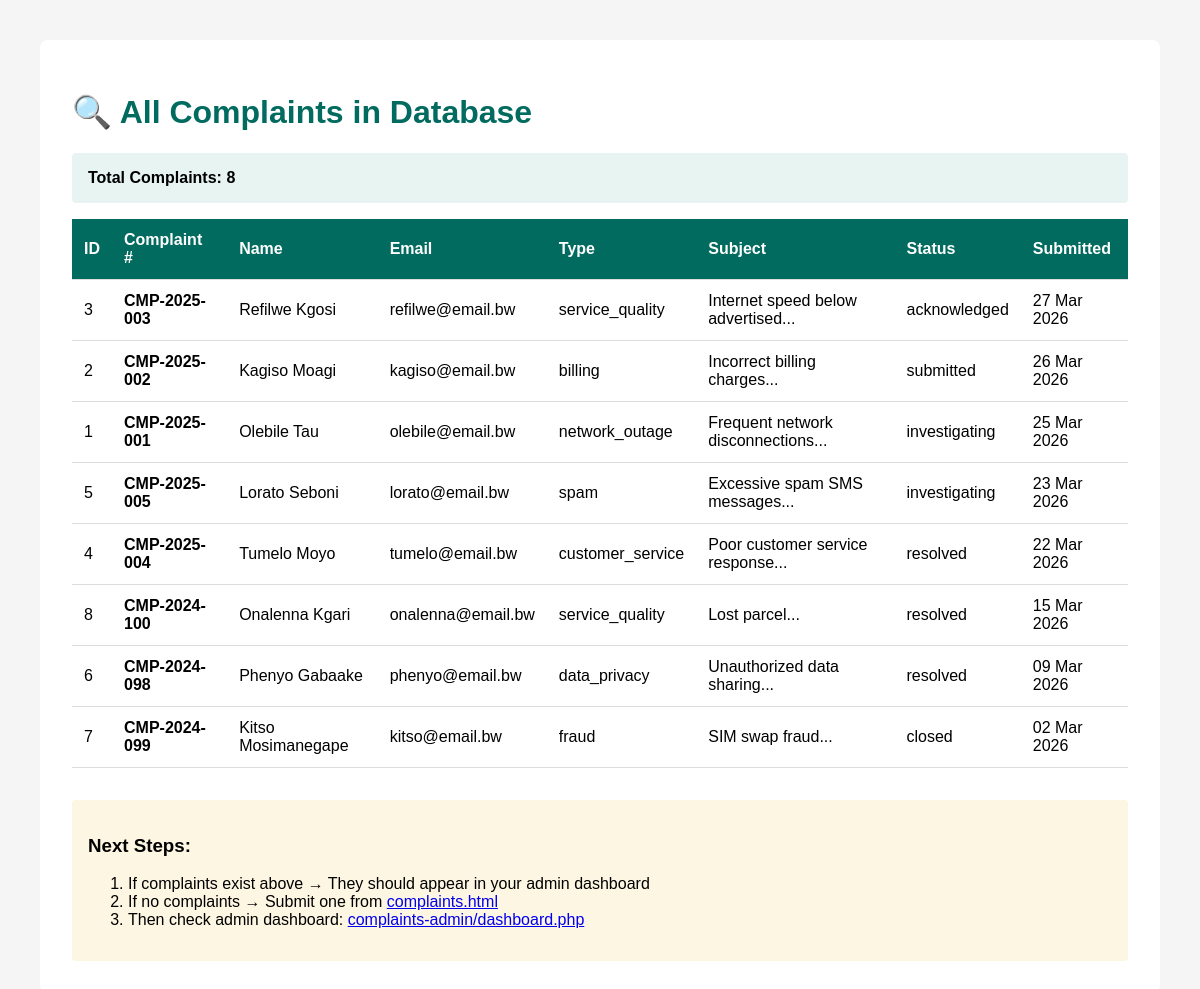
Screenshot of /test-complaints.php with the database file from the repository.
### tables this page shows
CREATE TABLE complaints (
    id INT AUTO_INCREMENT PRIMARY KEY,
    complaint_number VARCHAR(50) NOT NULL UNIQUE,
    complainant_name VARCHAR(255) NOT NULL,
    complainant_email VARCHAR(255) NOT NULL,
    complainant_phone VARCHAR(50) NOT NULL,
    complaint_type ENUM('service_quality', 'billing', 'network_outage', 'customer_service', 'fraud', 'spam', 'data_privacy', 'other') NOT NULL,
    service_provider VARCHAR(255),
    sector ENUM('telecommunications', 'broadcasting', 'postal', 'internet') NOT NULL,
    priority ENUM('low', 'medium', 'high', 'critical') DEFAULT 'medium',
    status ENUM('submitted', 'acknowledged', 'investigating', 'pending_info', 'resolved', 'closed', 'escalated') DEFAULT 'submitted',
    subject VARCHAR(500) NOT NULL,
    description TEXT NOT NULL,
    desired_outcome TEXT,
    evidence_files JSON,
    assigned_to INT NULL,
    resolution TEXT,
    resolution_date TIMESTAMP NULL,
    feedback_rating INT,
    feedback_comment TEXT,
    submitted_at TIMESTAMP DEFAULT CURRENT_TIMESTAMP,
    acknowledged_at TIMESTAMP NULL,
    created_at TIMESTAMP DEFAULT CURRENT_TIMESTAMP,
    updated_at TIMESTAMP DEFAULT CURRENT_TIMESTAMP ON UPDATE CURRENT_TIMESTAMP,
    FOREIGN KEY (assigned_to) REFERENCES users(id) ON DELETE SET NULL,
    INDEX idx_status (status),
    INDEX idx_complaint_type (complaint_type),
    INDEX idx_priority (priority),
    INDEX idx_sector (sector),
    INDEX idx_submitted (submitted_at)
);

### backend/config.php (called while the page is built, shortened)
<?php
function getDB() {
    static $pdo = null;
    if ($pdo === null) {
        try {
            $pdo = new PDO(
                "mysql:host=" . DB_HOST . ";dbname=" . DB_NAME . ";charset=utf8mb4",
                DB_USER,
                DB_PASS,
                [
                    PDO::ATTR_ERRMODE => PDO::ERRMODE_EXCEPTION,
                    PDO::ATTR_DEFAULT_FETCH_MODE => PDO::FETCH_ASSOC,
                    PDO::ATTR_EMULATE_PREPARES => false
                ]
            );
        } catch (PDOException $e) {
            die("Database connection failed: " . $e->getMessage());
        }
    }
    return $pdo;
}
function dbQuery($sql, $params = []) {
    $pdo = getDB();
    $stmt = $pdo->prepare($sql);
    $stmt->execute($params);
    return $stmt->fetchAll();
}

### test-complaints.php (the view, shortened to what this page needs)
<?php
require_once __DIR__ . '/backend/config.php';
$sql = "SELECT * FROM complaints ORDER BY submitted_at DESC";
$complaints = dbQuery($sql);
?>
<!DOCTYPE html>
<html>
<head>
</head>
<body>
    <div class="container">
        <h1>🔍 All Complaints in Database</h1>
        <div class="count">Total Complaints: <strong><?php echo count($complaints); ?></strong></div>
        <?php if (count($complaints) > 0): ?>
            <table>
                <tr>
                    <th>ID</th>
                    <th>Complaint #</th>
                    <th>Name</th>
                    <th>Email</th>
                    <th>Type</th>
                    <th>Subject</th>
                    <th>Status</th>
                    <th>Submitted</th>
                </tr>
                <?php foreach ($complaints as $c): ?>
                    <tr>
                        <td><?php echo $c['id']; ?></td>
                        <td><strong><?php echo htmlspecialchars($c['complaint_number']); ?></strong></td>
                        <td><?php echo htmlspecialchars($c['complainant_name']); ?></td>
                        <td><?php echo htmlspecialchars($c['complainant_email']); ?></td>
                        <td><?php echo htmlspecialchars($c['complaint_type']); ?></td>
                        <td><?php echo htmlspecialchars(substr($c['subject'], 0, 40)); ?>...</td>
                        <td><?php echo htmlspecialchars($c['status']); ?></td>
                        <td><?php echo date('d M Y', strtotime($c['submitted_at'])); ?></td>
                    </tr>
                <?php endforeach; ?>
            </table>
        <?php endif; ?>
        <div style="margin-top: 2rem; padding: 1rem; background: #FDF6E3; border-radius: 4px;">
            <h3>Next Steps:</h3>
            <ol>
                <li>If complaints exist above → They should appear in your admin dashboard</li>
                <li>If no complaints → Submit one from <a href="complaints.html">complaints.html</a></li>
                <li>Then check admin dashboard: <a href="complaints-admin/dashboard.php">complaints-admin/dashboard.php</a></li>
            </ol>
        </div>
    </div>
</body>
</html>

### test-complaints.php (style rules this page uses)
body { font-family: Arial; padding: 2rem; background: #f5f5f5; }
.container { max-width: 1200px; margin: 0 auto; background: white; padding: 2rem; border-radius: 8px; }
h1 { color: #006B5E; }
.count { background: #E8F4F2; padding: 1rem; border-radius: 4px; margin: 1rem 0; font-weight: bold; }
table { width: 100%; border-collapse: collapse; margin-top: 1rem; }
th, td { padding: 0.75rem; text-align: left; border-bottom: 1px solid #ddd; }
th { background: #006B5E; color: white; }

### rows the page displays
complaints: id "3", complaint_number "CMP-2025-003", complainant_name "Refilwe Kgosi", complainant_email "refilwe@email.bw", complaint_type "service_quality", subject "Internet speed below advertised", status "acknowledged", submitted_at "27 Mar 2026"
complaints: id "2", complaint_number "CMP-2025-002", complainant_name "Kagiso Moagi", complainant_email "kagiso@email.bw", complaint_type "billing", subject "Incorrect billing charges", status "submitted", submitted_at "26 Mar 2026"
complaints: id "1", complaint_number "CMP-2025-001", complainant_name "Olebile Tau", complainant_email "olebile@email.bw", complaint_type "network_outage", subject "Frequent network disconnections", status "investigating", submitted_at "25 Mar 2026"
complaints: id "5", complaint_number "CMP-2025-005", complainant_name "Lorato Seboni", complainant_email "lorato@email.bw", complaint_type "spam", subject "Excessive spam SMS messages", status "investigating", submitted_at "23 Mar 2026"
complaints: id "4", complaint_number "CMP-2025-004", complainant_name "Tumelo Moyo", complainant_email "tumelo@email.bw", complaint_type "customer_service", subject "Poor customer service response", status "resolved", submitted_at "22 Mar 2026"
complaints: id "8", complaint_number "CMP-2024-100", complainant_name "Onalenna Kgari", complainant_email "onalenna@email.bw", complaint_type "service_quality", subject "Lost parcel", status "resolved", submitted_at "15 Mar 2026"
complaints: id "6", complaint_number "CMP-2024-098", complainant_name "Phenyo Gabaake", complainant_email "phenyo@email.bw", complaint_type "data_privacy", subject "Unauthorized data sharing", status "resolved", submitted_at "09 Mar 2026"
complaints: id "7", complaint_number "CMP-2024-099", complainant_name "Kitso Mosimanegape", complainant_email "kitso@email.bw", complaint_type "fraud", subject "SIM swap fraud", status "closed", submitted_at "02 Mar 2026"

### other values shown
count($complaints) "8"
